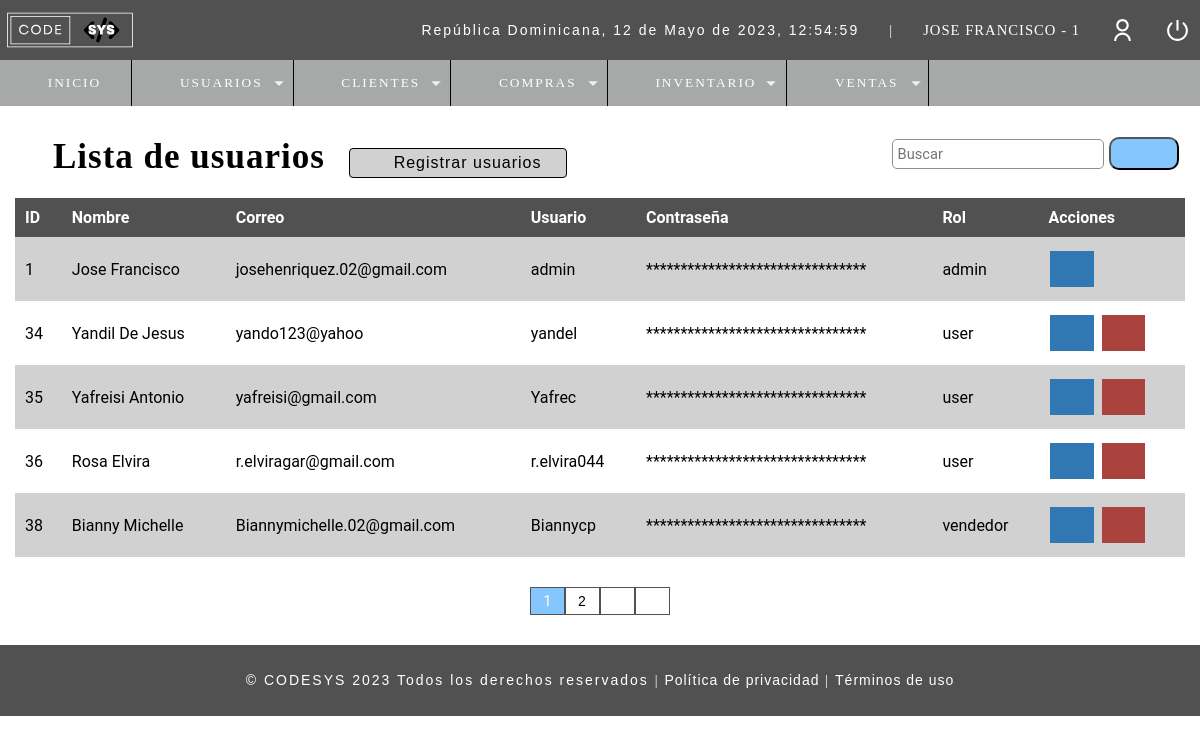
/r_usuarios.php (signed in), run on the app's committed database.
### tables this page shows
CREATE TABLE `t_usuario` (
  `ID_Usuario` int(11) NOT NULL,
  `Nombre` varchar(50) DEFAULT NULL,
  `Email` varchar(100) DEFAULT NULL,
  `Usuario` varchar(15) DEFAULT NULL,
  `Pass` varchar(150) DEFAULT NULL,
  `Rol` int(11) DEFAULT NULL,
  `ID_Estado` int(10) DEFAULT NULL
);

CREATE TABLE `t_rol` (
  `ID_Rol` int(11) NOT NULL,
  `Rol` varchar(20) DEFAULT NULL
);

### Include/functions.php (called while the page is built, shortened)
<?php
	function fechaActual(){
		$mes = array("","Enero",
		    "Febrero",
			"Marzo",
			"Abril",
			"Mayo",
			"Junio",
			"Julio",
			"Agosto",
			"Septiembre",
			"Octubre",
			"Noviembre",
			"Diciembre");
		return date('d')." de ". $mes[date('n')] . " de " . date('Y') . ", " . date('H:i:s');
	}
?>

### Controllers/r_usuarios.controller.php (called while the page is built, shortened)
<?php
include("./Database/conn_backend.php");
$sql_registers =  mysqli_query($conn, "SELECT COUNT(*) as total_registers FROM t_usuario WHERE ID_Estado=1");
$result_registers = mysqli_fetch_array($sql_registers);
$total_registro = $result_registers['total_registers'];
$paginas = 5;
if(empty($_GET['pagina'])){
    $pagina = 1;
}else{
    $pagina = $_GET['pagina'];
}
$from = ($pagina - 1) * $paginas;
$total_pages = ceil($total_registro / $paginas);
$sql = "SELECT u.ID_Usuario, u.Nombre, u.Email, u.Usuario, u.Pass, r.Rol, e.Estado
            FROM t_usuario u
            INNER JOIN t_rol r
            INNER JOIN t_estado e
            ON u.Rol = r.ID_Rol
            AND u.ID_Estado = e.ID_Estado
            WHERE e.ID_Estado = 1
            ORDER BY u.ID_Usuario ASC
            LIMIT $from,$paginas";
$result = mysqli_query($conn, $sql);
?>

### r_usuarios.php (the view, shortened to what this page needs)
<?php
    include_once("Include/plantilla_Cabeza.php");
    include("Controllers/r_usuarios.controller.php");
?>
<br>
<br>
<head>
    <link rel="stylesheet" href="css/style.css">
</head>
<section id="container">
    <div class="r_user">
	<h1><i class="fa-solid fa-users" style="color: #000;"></i> Lista de usuarios</h1>
    <a class="btn_new" href="c_usuarios.php"><i class="fa-solid fa-user-plus" style="color: #3d3d3d;"></i> Registrar usuarios</a>
    <form method="GET" action="buscar_usuarios.php" class="form_search">
        <input type="text" name="busqueda" id="busqueda" placeholder="Buscar">
        <button type="submit" class="btn_search"><i class="fa-solid fa-magnifying-glass" style="color: #000000;"></i></button>
    </form>
    <div class="containerTableResponsive">
    <table>
        <thead class="table">
        <tr>
            <th>ID</th>
            <th>Nombre</th>
            <th>Correo</th>
            <th>Usuario</th>
            <th>Contraseña</th>
            <th>Rol</th>
            <th>Acciones</th>
        </tr>
        </thead>
        <tbody>
        <?php while($mostrar = mysqli_fetch_array($result)): ?>
        <tr class="row<?= $mostrar['ID_Usuario']; ?>">
            <td><?= $mostrar['ID_Usuario']; ?></td>
            <td><?= $mostrar['Nombre']; ?></td>
            <td><?= $mostrar['Email']; ?></td>
            <td><?= $mostrar['Usuario']; ?></td>
                <?php
                    $pass = $mostrar['Pass'];
                    $passEncript = str_repeat("*", strlen($pass));
                ?>
            <td><?php echo $passEncript ?></td>
            <td><?= $mostrar['Rol']; ?></td>
            <td>
                <a class="btn_edit" href="u_usuarios.php?id=<?= $mostrar['ID_Usuario'];?>" data-bs-toggle="modal"><i class="fa-solid fa-pen-to-square"></i></a>
                    <?php if($mostrar['ID_Usuario'] != 1){?>
                <a class="btn_delete del_user" href="#" user="<?= $mostrar['ID_Usuario'];?>"><i class="fa-solid fa-trash"></i></a>
                    <?php } ?>
            </td>
            <?php endwhile;?>
        </tr>
        </tbody>
    </table>
    </div>
    <div class="paginador">
        <ul>
            <?php if($pagina != 1){ ?>
            <li><a href="?pagina=<?php echo 1; ?>"><i class="fa-sharp fa-solid fa-backward-step" style="color: #000000; height: 16px;"></i></a></li>
            <li><a href="?pagina=<?php echo $pagina-1; ?>"><i class="fa-sharp fa-solid fa-caret-left" style="color: #000000; height: 16px;"></i></a></li>
            <?php } for($i=1;$i<=$total_pages;$i++){
                if($i == $pagina){
                    echo '<li class="page_select">'.$i.'</a></li>';
                }else{
                echo '<li><a href="?pagina='.$i.'">'.$i.'</a></li>';
                }
            } if($pagina != $total_pages){ ?>
            <li><a href="?pagina=<?php echo $pagina + 1; ?>"><i class="fa-solid fa-caret-right" style="color: #000000; height: 16px;"></i></a></li>
            <li><a href="?pagina=<?php echo $total_pages?>"><i class="fa-sharp fa-solid fa-forward-step" style="color: #000000; height: 16px;"></i></a></li>
            <?php } ?>
        </ul>
    </div>
    </div>
</section>
<?php include_once("Include/plantilla_pie.php");?>

### Include/plantilla_Cabeza.php (shortened to what this page needs)
<?php
	include("./Database/conn_backend.php");
	include("scripts.php");
	$usuario = $_SESSION['Usuario'];
	$sql = "SELECT * FROM t_usuario WHERE Usuario='$usuario'";
	$result = mysqli_query($conn, $sql);
?>
<!DOCTYPE html>
<html lang="en">
<head>
</head>
<body>
	<header>
		<div class="header">
			<h1><img class="imgHeader" src="assets\images\CODESYSLOGO.svg" alt="Logo de CODESYS" width="130px" height="100px" style="margin-top:2px; margin-left:-5px;"></h1>
			<div class="optionsBar">
				<p id="hora">República Dominicana, <?php echo fechaActual();?></p>
				<span>|</span>
				<?php while($mostrar = mysqli_fetch_array($result)){?>
				<span class="user"><?php echo $mostrar['Nombre'].' - '.$mostrar['Rol']?></span>
				<?php } ?>
				<img class="photouser" src="assets\images\user-line.svg" alt="Usuario">
				<a href="Include\Close_session.php"><img class="close" src="assets\images\shut-down-line.svg" alt="Salir del sistema" title="Salir"></a>
			</div>
		</div>
		<?php include("Include/navbar.php");?>
	</header>

### assets/css/style_plantillas.css (style rules this page uses)
* { margin:0; padding:0; box-sizing: border-box; text-decoration: none; font-family: 'Roboto', sans-serif; }
body { background: #fff; }
h1, h2, h3, h4, h5, h6 { font-family: 'arial'; font-weight: bold; letter-spacing: 1px; }
h1 { font-family: 'GothamBook'; font-size: 26px; }
p { font-family: 'arial'; letter-spacing: 2px; font-size: 14px; line-height: 20px; }
a { text-decoration: none; font-family: arial; letter-spacing: 1px; }
span { font-family: 'GothamBook'; letter-spacing: 1px; font-size: 14px; line-height: 20px; }
header { position: fixed; width: 100%; }
.header { color: #FFF; background: #525151; height: 60px; display: -webkit-flex; display: -moz-flex; display: -ms-flex; display: -o-flex; display: flex; justify-content: space-between; align-items: center; padding: 10px; }
.optionsBar { display: -webkit-flex; display: -moz-flex; display: -ms-flex; display: -o-flex; display: flex; justify-content: center; align-items: center; }
.optionsBar span { color: #FFF; font-size: 11pt; font-family: 'GothamBook'; text-transform: uppercase; margin-left: 30px; }
.photouser { margin-left: 30px; width: 25px; height: 25px; }
.close { width: 25px; height: 25px; }
.optionsBar a { display: -webkit-flex; display: -moz-flex; display: -ms-flex; display: -o-flex; display: flex; margin-left: 30px; }
#container { padding: 90px 15px 15px; }

### css/style.css (style rules this page uses)
* { margin:0; padding:0; box-sizing: border-box; text-decoration: none; font-family: 'Roboto', sans-serif; }
form { background-color: #fff; margin:auto; padding:20px 50px; border:1px solid #d1d1d1 }
input,select { margin: 5px; margin-left: 0.5px; display: block; width: 100%; font-size: 11pt; padding: 5px; border: 1px solid #85929e; border-radius: 5px; }
.r_user h1 { font-size: 35px; display: inline-block; }
.btn_new { background-color: #d1d1d1; color: #000; letter-spacing: 1px; cursor: pointer; display: inline-block; padding:5px 25px; border-radius: 4px; margin: 20px; border: 1px solid #000; }
table { border-collapse: collapse; font-size: 12pt; font-family: Arial, Helvetica, sans-serif; width: 100%; }
table th { text-align: left; padding:10px; background: #525151; color:#fff; }
table tr:nth-child(odd) { background-color: #d1d1d1; }
table tr:nth-child(even) { background-color: #fff; }
table td { padding:10px; }
.btn_edit { background-color: #3177b4; border: none; color: white; padding: 10px 15px; text-align: center; text-decoration: none; display: inline-block; font-size: 16px; margin: 4px 2px; cursor: pointer; }
.btn_delete { background-color: #aa423d; border: none; color: white; padding: 10px 15px; text-align: center; text-decoration: none; display: inline-block; font-size: 16px; margin: 4px 2px; cursor: pointer; }
.paginador ul { padding:15px; list-style: none; background-color: #fff; margin-top: 15px; display: flex; justify-content: center; }
.paginador a, .page_select { color:#000; border:1px solid #525151; padding:5px 5px; display:inline-block; font-size: 14px; text-align: center; width: 35px; }
.page_select { color:#fff; background-color: #86c6ff;; }
.form_search { display: flex; float: right; background-color: initial; padding:6px; border:none; width: 300px; }
.form_search .btn_search { background-color: #86c6ff; color:#000; padding:0px 20px; border-radius: 10px; cursor:pointer; width: 80px; height: 33px; margin-top: 3px; }
.type_fact, button, legend { color: white; padding: 5px 10px; border-radius: 0; font-size: 14px; }

### data on the page
t_usuario: Nombre "JOSE FRANCISCO", Rol "1", ID_Usuario "1", Nombre "Jose Francisco", Email "josehenriquez.02@gmail.com", Usuario "admin", Pass "********************************", Rol.Rol "admin"
t_usuario: ID_Usuario "34", Nombre "Yandil De Jesus", Email "yando123@yahoo", Usuario "yandel", Pass "********************************", Rol.Rol "user"
t_usuario: ID_Usuario "35", Nombre "Yafreisi Antonio", Email "yafreisi@gmail.com", Usuario "Yafrec", Pass "********************************", Rol.Rol "user"
t_usuario: ID_Usuario "36", Nombre "Rosa Elvira", Email "r.elviragar@gmail.com", Usuario "r.elvira044", Pass "********************************", Rol.Rol "user"
t_usuario: ID_Usuario "38", Nombre "Bianny Michelle", Email "Biannymichelle.02@gmail.com", Usuario "Biannycp", Pass "********************************", Rol.Rol "vendedor"

### other printed values
fechaActual() "12 de Mayo de 2023, 12:54:59"
